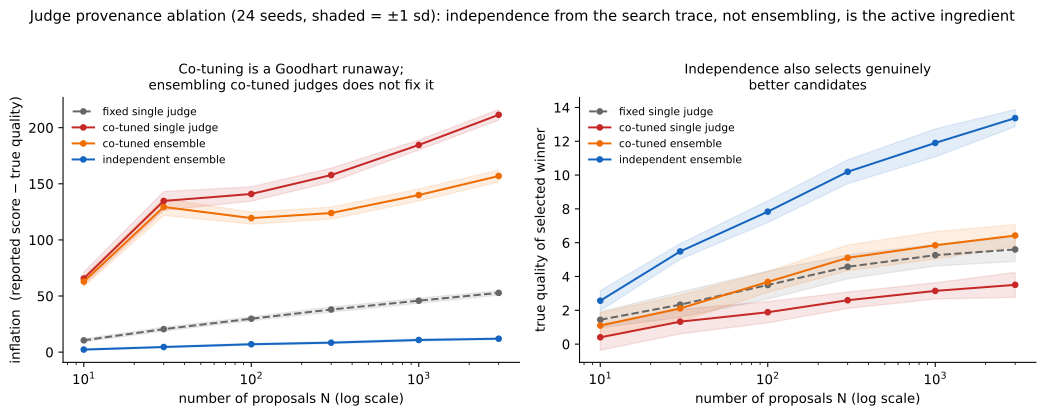

The script that saved this image:
#!/usr/bin/env python3.14
"""Figure for the co-tuned judge ablation: inflation and true quality per condition vs N.
Reads ablation_cotuned_results.json; writes fig_ablation_cotuned.png (+.svg)."""
import json
from pathlib import Path
import matplotlib
matplotlib.use("Agg")
import matplotlib.pyplot as plt

HERE = Path(__file__).resolve().parent
data = json.loads((HERE / "ablation_cotuned_results.json").read_text())
rows = data["seed_averaged_table"]
NS = [r["N"] for r in rows]

CONDS = [("A", "fixed single judge", "#666666", "--"),
         ("B", "co-tuned single judge", "#c62828", "-"),
         ("C", "co-tuned ensemble", "#ef6c00", "-"),
         ("D", "independent ensemble", "#1565c0", "-")]

fig, (ax1, ax2) = plt.subplots(1, 2, figsize=(11, 4.2))

for c, label, color, ls in CONDS:
    infl = [r[f"{c}_inflation"] for r in rows]
    std = [r[f"{c}_inflation_std"] for r in rows]
    ax1.plot(NS, infl, ls, color=color, marker="o", ms=4, label=label)
    ax1.fill_between(NS, [m - s for m, s in zip(infl, std)],
                     [m + s for m, s in zip(infl, std)], color=color, alpha=0.12)
ax1.set_xscale("log")
ax1.set_xlabel("number of proposals N (log scale)")
ax1.set_ylabel("inflation  (reported score − true quality)")
ax1.set_title("Co-tuning is a Goodhart runaway;\nensembling co-tuned judges does not fix it", fontsize=10)
ax1.legend(fontsize=8, frameon=False)
ax1.spines[["top", "right"]].set_visible(False)

for c, label, color, ls in CONDS:
    tq = [r[f"{c}_true"] for r in rows]
    std = [r[f"{c}_true_std"] for r in rows]
    ax2.plot(NS, tq, ls, color=color, marker="o", ms=4, label=label)
    ax2.fill_between(NS, [m - s for m, s in zip(tq, std)],
                     [m + s for m, s in zip(tq, std)], color=color, alpha=0.12)
ax2.set_xscale("log")
ax2.set_xlabel("number of proposals N (log scale)")
ax2.set_ylabel("true quality of selected winner")
ax2.set_title("Independence also selects genuinely\nbetter candidates", fontsize=10)
ax2.legend(fontsize=8, frameon=False)
ax2.spines[["top", "right"]].set_visible(False)

fig.suptitle("Judge provenance ablation (24 seeds, shaded = ±1 sd): independence from the "
             "search trace, not ensembling, is the active ingredient", fontsize=11, y=1.02)
fig.tight_layout()
for ext in ("png", "svg"):
    fig.savefig(HERE / f"fig_ablation_cotuned.{ext}", dpi=200, bbox_inches="tight")
print("wrote fig_ablation_cotuned.png/.svg")
